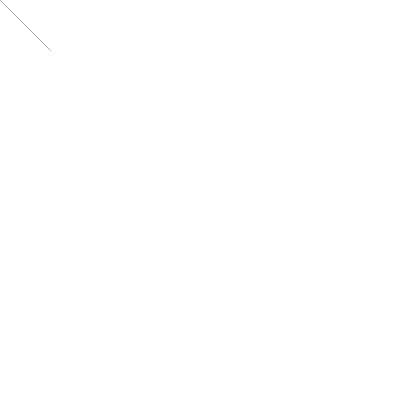
Frame 1 (no input)
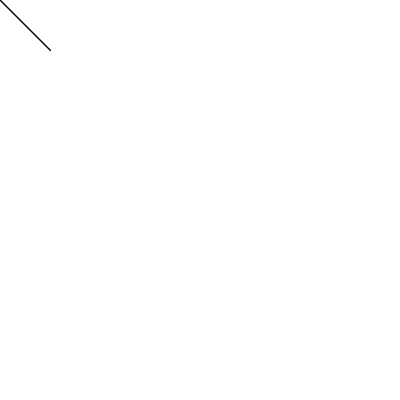
Frame 60 (the mouse pressed at the canvas centre just before this capture)
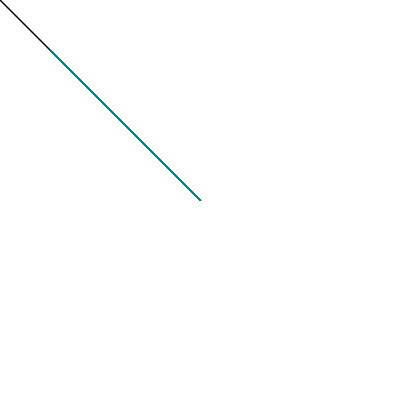
Frame 120 (the mouse held since frame 60 and released just before this capture)

The Processing sketch that drew these frames (run headless with seeded random() and noise(); from frame 60 on, the mouse is pressed at the canvas centre):

// Processing sketch: processing_181056
// ── processing_181056.pde

void setup() {
  size(400,400);
  background(255);
}
void draw() {
  stroke(0,
  map(mouseX,0,400,0,255),
  map(mouseY,0,400,0,255));
strokeWeight(map(pmouseX,0,400,0.25,2));  
  line(mouseX,mouseY,50,50);
}  
  
  
